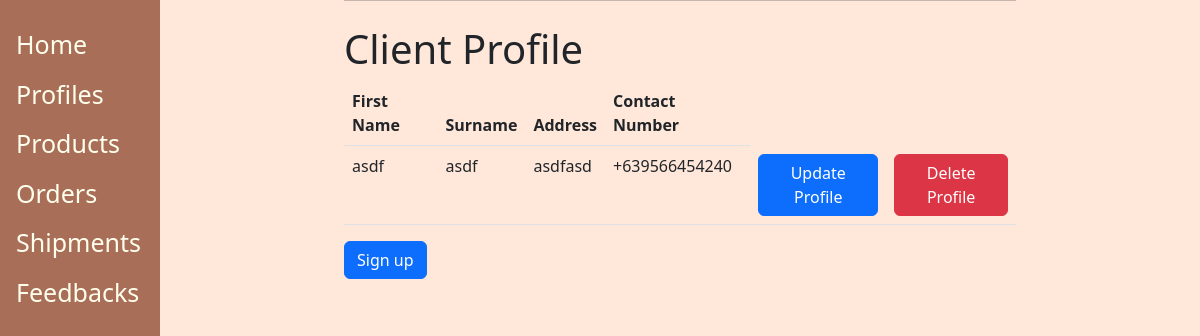
/client/, run on an earlier commit of the app's database.
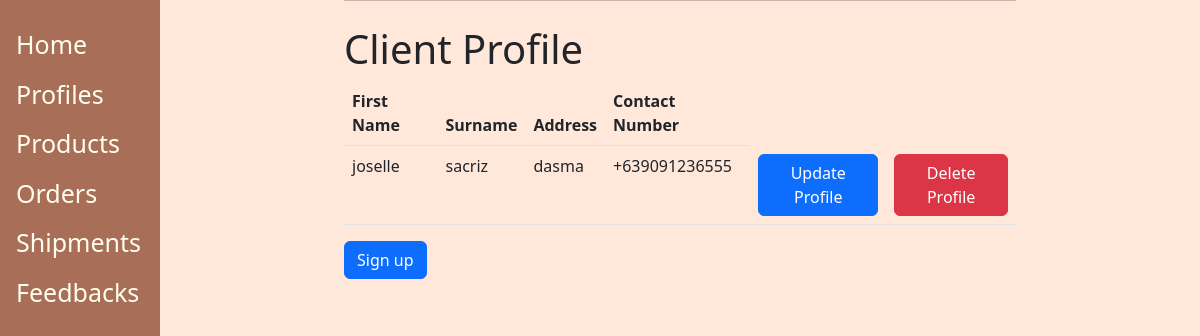
And on a later commit of the database.
### casys/models.py (models this page shows, shortened)
class Client(models.Model):
	firstname= models.CharField(max_length=200)
	surname = models.CharField(max_length=200)
	address = models.TextField()
	contact_number = PhoneNumberField(null=False,blank=False,unique=True)

### casys/views.py (the view)
# urls.py: path('client/', views.ClientView, name="client"),
def ClientView(request):
    client = Client.objects.all()
    queries = {'client': client}
    return render(request, "client.html", queries)

### casys/templates/client.html (shortened to what this page needs)
{% extends 'base.html' %}
{% load static %}
{% block content %}
<h1>Client Profile</h1>
 <table class="table">
  <thead>
    <tr>
      <th scope="col">First Name</th>
      <th scope="col">Surname</th>
      <th scope="col">Address</th>
      <th scope="col">Contact Number</th>
    </tr>
  </thead>
  <tbody>
    {% for x in client %}
    <tr>
      <td>{{x.firstname }}</td>
      <td>{{x.surname }}</td>
      <td>{{x.address }}</td>
      <td>{{x.contact_number }}</td>
      <td>
        <a href="{% url 'casys:update-client' x.id %}" class="btn btn-primary">Update Profile</a>
      </td>
      <td>
        <a href="{% url 'casys:delete-client' x.id %}" class="btn btn-danger">Delete Profile</a>
      </td>
    </tr>
    {% endfor %}
  </tbody>
</table>
<a href="{% url 'casys:create-client' %}" class="btn btn-primary">Sign up</a>
{% endblock %}

What changed in the data, as far as the page shows it:
changed Client: firstname "asdf" → "joselle"; surname "asdf" → "sacriz"; address "asdfasd" → "dasma"; contact_number "+639566454240" → "+639091236555"
